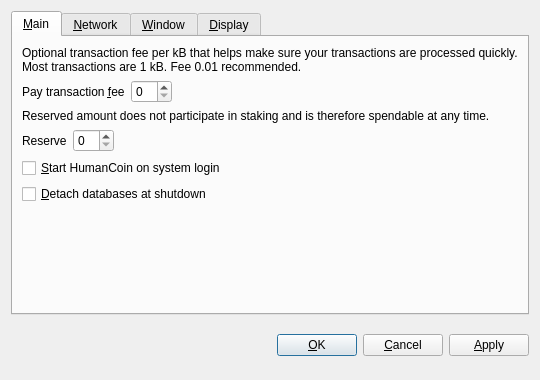
<?xml version="1.0" encoding="UTF-8"?>
<ui version="4.0">
 <class>OptionsDialog</class>
 <widget class="QDialog" name="OptionsDialog">
  <property name="geometry">
   <rect>
    <x>0</x>
    <y>0</y>
    <width>540</width>
    <height>380</height>
   </rect>
  </property>
  <property name="windowTitle">
   <string>Options</string>
  </property>
  <property name="modal">
   <bool>true</bool>
  </property>
  <layout class="QVBoxLayout" name="verticalLayout">
   <item>
    <widget class="QTabWidget" name="tabWidget">
     <property name="tabPosition">
      <enum>QTabWidget::North</enum>
     </property>
     <property name="currentIndex">
      <number>0</number>
     </property>
     <widget class="QWidget" name="tabMain">
      <attribute name="title">
       <string>&amp;Main</string>
      </attribute>
      <layout class="QVBoxLayout" name="verticalLayout_Main">
       <item>
        <widget class="QLabel" name="transactionFeeInfoLabel">
         <property name="text">
          <string>Optional transaction fee per kB that helps make sure your transactions are processed quickly. Most transactions are 1 kB. Fee 0.01 recommended.</string>
         </property>
         <property name="textFormat">
          <enum>Qt::PlainText</enum>
         </property>
         <property name="wordWrap">
          <bool>true</bool>
         </property>
        </widget>
       </item>
       <item>
        <layout class="QHBoxLayout" name="horizontalLayoutFee">
         <item>
          <widget class="QLabel" name="transactionFeeLabel">
           <property name="text">
            <string>Pay transaction &amp;fee</string>
           </property>
           <property name="textFormat">
            <enum>Qt::PlainText</enum>
           </property>
           <property name="buddy">
            <cstring>transactionFee</cstring>
           </property>
          </widget>
         </item>
         <item>
          <widget class="BitcoinAmountField" name="transactionFee"/>
         </item>
         <item>
          <spacer name="horizontalSpacerFee">
           <property name="orientation">
            <enum>Qt::Horizontal</enum>
           </property>
           <property name="sizeHint" stdset="0">
            <size>
             <width>40</width>
             <height>20</height>
            </size>
           </property>
          </spacer>
         </item>
        </layout>
       </item>
       <item>
        <widget class="QLabel" name="reserveBalanceInfoLabel">
         <property name="text">
          <string>Reserved amount does not participate in staking and is therefore spendable at any time.</string>
         </property>
         <property name="textFormat">
          <enum>Qt::PlainText</enum>
         </property>
         <property name="wordWrap">
          <bool>true</bool>
         </property>
        </widget>
       </item>
       <item>
        <layout class="QHBoxLayout" name="horizontalLayoutReserveBalance">
         <item>
          <widget class="QLabel" name="reserveBalanceLabel">
           <property name="text">
            <string>Reserve</string>
           </property>
           <property name="textFormat">
            <enum>Qt::PlainText</enum>
           </property>
           <property name="buddy">
            <cstring>reserveBalance</cstring>
           </property>
          </widget>
         </item>
         <item>
          <widget class="BitcoinAmountField" name="reserveBalance"/>
         </item>
         <item>
          <spacer name="horizontalSpacerReserveBalance">
           <property name="orientation">
            <enum>Qt::Horizontal</enum>
           </property>
           <property name="sizeHint" stdset="0">
            <size>
             <width>40</width>
             <height>20</height>
            </size>
           </property>
          </spacer>
         </item>
        </layout>
       </item>
       <item>
        <widget class="QCheckBox" name="bitcoinAtStartup">
         <property name="toolTip">
          <string>Automatically start HumanCoin after logging in to the system.</string>
         </property>
         <property name="text">
          <string>&amp;Start HumanCoin on system login</string>
         </property>
        </widget>
       </item>
       <item>
        <widget class="QCheckBox" name="detachDatabases">
         <property name="toolTip">
          <string>Detach block and address databases at shutdown. This means they can be moved to another data directory, but it slows down shutdown. The wallet is always detached.</string>
         </property>
         <property name="text">
          <string>&amp;Detach databases at shutdown</string>
         </property>
        </widget>
       </item>
       <item>
        <spacer name="verticalSpacer_Main">
         <property name="orientation">
          <enum>Qt::Vertical</enum>
         </property>
         <property name="sizeHint" stdset="0">
          <size>
           <width>20</width>
           <height>40</height>
          </size>
         </property>
        </spacer>
       </item>
      </layout>
     </widget>
     <widget class="QWidget" name="tabNetwork">
      <attribute name="title">
       <string>&amp;Network</string>
      </attribute>
      <layout class="QVBoxLayout" name="verticalLayout_Network">
       <item>
        <widget class="QCheckBox" name="mapPortUpnp">
         <property name="toolTip">
          <string>Automatically open the HumanCoin client port on the router. This only works when your router supports UPnP and it is enabled.</string>
         </property>
         <property name="text">
          <string>Map port using &amp;UPnP</string>
         </property>
        </widget>
       </item>
       <item>
        <widget class="QCheckBox" name="connectSocks">
         <property name="toolTip">
          <string>Connect to the HumanCoin network through a SOCKS proxy (e.g. when connecting through Tor).</string>
         </property>
         <property name="text">
          <string>&amp;Connect through SOCKS proxy:</string>
         </property>
        </widget>
       </item>
       <item>
        <layout class="QHBoxLayout" name="horizontalLayout_Network">
         <item>
          <widget class="QLabel" name="proxyIpLabel">
           <property name="text">
            <string>Proxy &amp;IP:</string>
           </property>
           <property name="textFormat">
            <enum>Qt::PlainText</enum>
           </property>
           <property name="buddy">
            <cstring>proxyIp</cstring>
           </property>
          </widget>
         </item>
         <item>
          <widget class="QValidatedLineEdit" name="proxyIp">
           <property name="maximumSize">
            <size>
             <width>140</width>
             <height>16777215</height>
            </size>
           </property>
           <property name="toolTip">
            <string>IP address of the proxy (e.g. 127.0.0.1)</string>
           </property>
          </widget>
         </item>
         <item>
          <widget class="QLabel" name="proxyPortLabel">
           <property name="text">
            <string>&amp;Port:</string>
           </property>
           <property name="textFormat">
            <enum>Qt::PlainText</enum>
           </property>
           <property name="buddy">
            <cstring>proxyPort</cstring>
           </property>
          </widget>
         </item>
         <item>
          <widget class="QLineEdit" name="proxyPort">
           <property name="maximumSize">
            <size>
             <width>55</width>
             <height>16777215</height>
            </size>
           </property>
           <property name="toolTip">
            <string>Port of the proxy (e.g. 9050)</string>
           </property>
          </widget>
         </item>
         <item>
          <widget class="QLabel" name="socksVersionLabel">
           <property name="text">
            <string>SOCKS &amp;Version:</string>
           </property>
           <property name="textFormat">
            <enum>Qt::PlainText</enum>
           </property>
           <property name="buddy">
            <cstring>socksVersion</cstring>
           </property>
          </widget>
         </item>
         <item>
          <widget class="QValueComboBox" name="socksVersion">
           <property name="toolTip">
            <string>SOCKS version of the proxy (e.g. 5)</string>
           </property>
          </widget>
         </item>
         <item>
          <spacer name="horizontalSpacer_Network">
           <property name="orientation">
            <enum>Qt::Horizontal</enum>
           </property>
           <property name="sizeHint" stdset="0">
            <size>
             <width>40</width>
             <height>20</height>
            </size>
           </property>
          </spacer>
         </item>
        </layout>
       </item>
       <item>
        <spacer name="verticalSpacer_Network">
         <property name="orientation">
          <enum>Qt::Vertical</enum>
         </property>
         <property name="sizeHint" stdset="0">
          <size>
           <width>20</width>
           <height>40</height>
          </size>
         </property>
        </spacer>
       </item>
      </layout>
     </widget>
     <widget class="QWidget" name="tabWindow">
      <attribute name="title">
       <string>&amp;Window</string>
      </attribute>
      <layout class="QVBoxLayout" name="verticalLayout_Window">
       <item>
        <widget class="QCheckBox" name="minimizeToTray">
         <property name="toolTip">
          <string>Show only a tray icon after minimizing the window.</string>
         </property>
         <property name="text">
          <string>&amp;Minimize to the tray instead of the taskbar</string>
         </property>
        </widget>
       </item>
       <item>
        <widget class="QCheckBox" name="minimizeOnClose">
         <property name="toolTip">
          <string>Minimize instead of exit the application when the window is closed. When this option is enabled, the application will be closed only after selecting Quit in the menu.</string>
         </property>
         <property name="text">
          <string>M&amp;inimize on close</string>
         </property>
        </widget>
       </item>
       <item>
        <spacer name="verticalSpacer_Window">
         <property name="orientation">
          <enum>Qt::Vertical</enum>
         </property>
         <property name="sizeHint" stdset="0">
          <size>
           <width>20</width>
           <height>40</height>
          </size>
         </property>
        </spacer>
       </item>
      </layout>
     </widget>
     <widget class="QWidget" name="tabDisplay">
      <attribute name="title">
       <string>&amp;Display</string>
      </attribute>
      <layout class="QVBoxLayout" name="verticalLayout_Display">
       <item>
        <layout class="QHBoxLayout" name="horizontalLayout_1_Display">
         <item>
          <widget class="QLabel" name="langLabel">
           <property name="text">
            <string>User Interface &amp;language:</string>
           </property>
           <property name="textFormat">
            <enum>Qt::PlainText</enum>
           </property>
           <property name="buddy">
            <cstring>lang</cstring>
           </property>
          </widget>
         </item>
         <item>
          <widget class="QValueComboBox" name="lang">
           <property name="toolTip">
            <string>The user interface language can be set here. This setting will take effect after restarting HumanCoin.</string>
           </property>
          </widget>
         </item>
        </layout>
       </item>
       <item>
        <layout class="QHBoxLayout" name="horizontalLayout_2_Display">
         <item>
          <widget class="QLabel" name="unitLabel">
           <property name="text">
            <string>&amp;Unit to show amounts in:</string>
           </property>
           <property name="textFormat">
            <enum>Qt::PlainText</enum>
           </property>
           <property name="buddy">
            <cstring>unit</cstring>
           </property>
          </widget>
         </item>
         <item>
          <widget class="QValueComboBox" name="unit">
           <property name="toolTip">
            <string>Choose the default subdivision unit to show in the interface and when sending coins.</string>
           </property>
          </widget>
         </item>
        </layout>
       </item>
       <item>
        <widget class="QCheckBox" name="displayAddresses">
         <property name="toolTip">
          <string>Whether to show HumanCoin addresses in the transaction list or not.</string>
         </property>
         <property name="text">
          <string>&amp;Display addresses in transaction list</string>
         </property>
        </widget>
       </item>
       <item>
        <widget class="QCheckBox" name="coinControlFeatures">
         <property name="toolTip">
          <string>Whether to show coin control features or not.</string>
         </property>
         <property name="text">
          <string>Display coin &amp;control features (experts only!)</string>
         </property>
        </widget>
       </item>
       <item>
        <spacer name="verticalSpacer_Display">
         <property name="orientation">
          <enum>Qt::Vertical</enum>
         </property>
         <property name="sizeHint" stdset="0">
          <size>
           <width>20</width>
           <height>40</height>
          </size>
         </property>
        </spacer>
       </item>
      </layout>
     </widget>
    </widget>
   </item>
   <item>
    <layout class="QHBoxLayout" name="horizontalLayout_Buttons">
     <item>
      <spacer name="horizontalSpacer_1">
       <property name="orientation">
        <enum>Qt::Horizontal</enum>
       </property>
       <property name="sizeHint" stdset="0">
        <size>
         <width>40</width>
         <height>48</height>
        </size>
       </property>
      </spacer>
     </item>
     <item>
      <widget class="QLabel" name="statusLabel">
       <property name="font">
        <font>
         <weight>75</weight>
         <bold>true</bold>
        </font>
       </property>
       <property name="text">
        <string/>
       </property>
       <property name="textFormat">
        <enum>Qt::PlainText</enum>
       </property>
       <property name="wordWrap">
        <bool>true</bool>
       </property>
      </widget>
     </item>
     <item>
      <spacer name="horizontalSpacer_2">
       <property name="orientation">
        <enum>Qt::Horizontal</enum>
       </property>
       <property name="sizeHint" stdset="0">
        <size>
         <width>40</width>
         <height>48</height>
        </size>
       </property>
      </spacer>
     </item>
     <item>
      <widget class="QPushButton" name="okButton">
       <property name="text">
        <string>&amp;OK</string>
       </property>
      </widget>
     </item>
     <item>
      <widget class="QPushButton" name="cancelButton">
       <property name="text">
        <string>&amp;Cancel</string>
       </property>
       <property name="autoDefault">
        <bool>false</bool>
       </property>
      </widget>
     </item>
     <item>
      <widget class="QPushButton" name="applyButton">
       <property name="text">
        <string>&amp;Apply</string>
       </property>
       <property name="autoDefault">
        <bool>false</bool>
       </property>
      </widget>
     </item>
    </layout>
   </item>
  </layout>
 </widget>
 <customwidgets>
  <customwidget>
   <class>BitcoinAmountField</class>
   <extends>QSpinBox</extends>
   <header>bitcoinamountfield.h</header>
  </customwidget>
  <customwidget>
   <class>QValueComboBox</class>
   <extends>QComboBox</extends>
   <header>qvaluecombobox.h</header>
  </customwidget>
  <customwidget>
   <class>QValidatedLineEdit</class>
   <extends>QLineEdit</extends>
   <header>qvalidatedlineedit.h</header>
  </customwidget>
 </customwidgets>
 <resources/>
 <connections/>
</ui>
